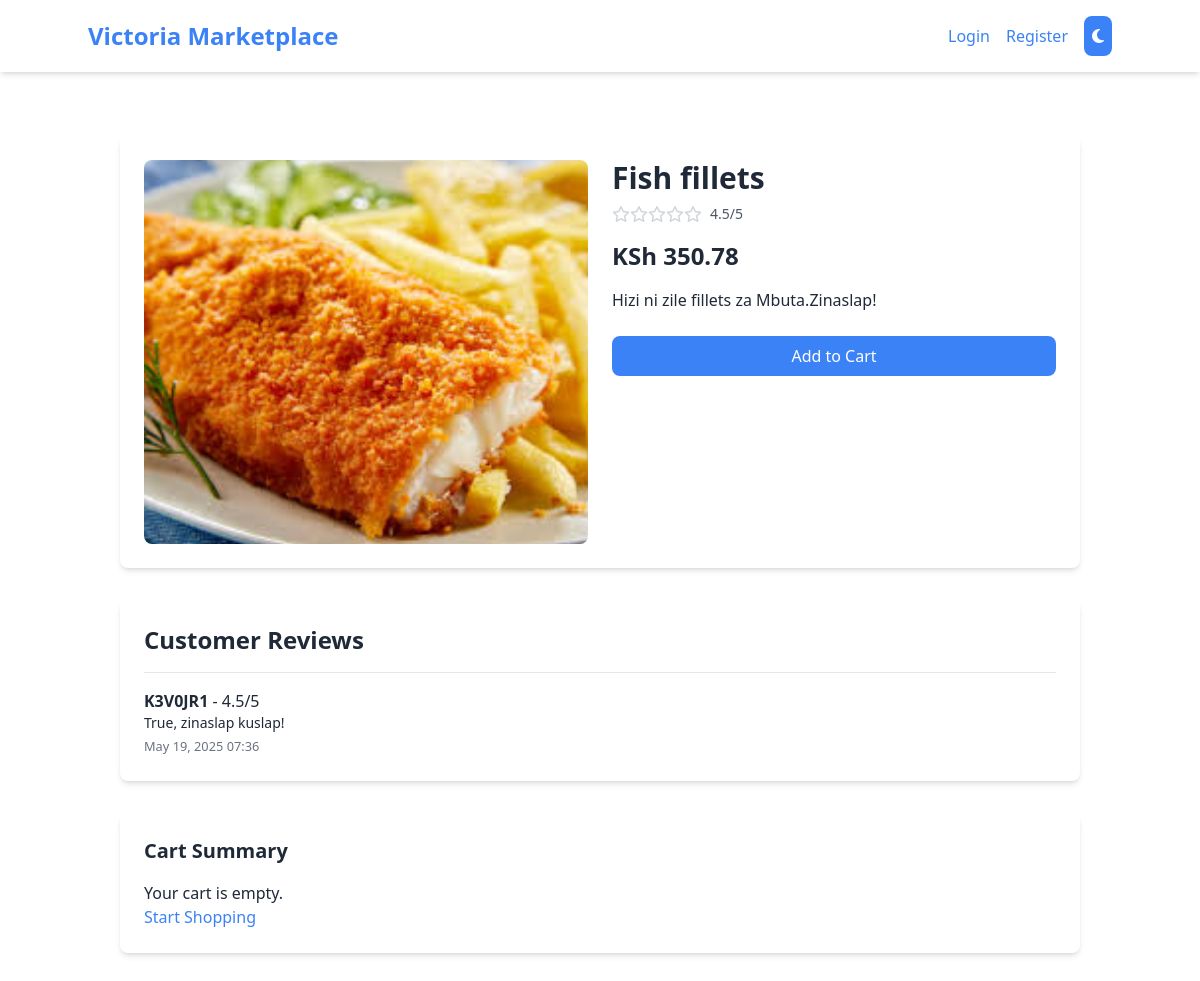
Page /product/3/ on the committed database.
### marketplace/models.py (models this page shows, shortened)
class Product(models.Model):
    name = models.CharField(max_length=200)
    description = models.TextField(blank=True)
    price = models.DecimalField(max_digits=10, decimal_places=2)
    category = models.ForeignKey(Category, on_delete=models.SET_NULL, null=True, blank=True)
    seller = models.ForeignKey(User, on_delete=models.CASCADE, related_name='products')
    image = models.ImageField(upload_to='products/', null=True, blank=True)
    created_at = models.DateTimeField(auto_now_add=True)
    rating = models.DecimalField(max_digits=3, decimal_places=1, default=0.0)

class Review(models.Model):
    product = models.ForeignKey(Product, on_delete=models.CASCADE, related_name='reviews')
    user = models.ForeignKey(User, on_delete=models.CASCADE)
    rating = models.DecimalField(max_digits=3, decimal_places=1, default=0.0)  # Individual rating
    comment = models.TextField(blank=True)
    created_at = models.DateTimeField(auto_now_add=True)

class User(AbstractUser):
    phone_number = models.CharField(max_length=15, blank=True)
    is_seller = models.BooleanField(default=False)

### marketplace/views.py (the view)
# urls.py: path('product/<int:product_id>/', views.product_detail, name='product_detail'),
def product_detail(request, product_id):
    product = get_object_or_404(Product, id=product_id)
    reviews = product.reviews.all()
    cart_items = []
    cart_total = 0
    if request.user.is_authenticated:
        cart = Cart.objects.filter(user=request.user).first()
        if cart:
            cart_items = CartItem.objects.filter(cart=cart)
            cart_total = sum(item.product.price * item.quantity for item in cart_items)
    return render(request, 'marketplace/product_detail.html', {
        'product': product,
        'reviews': reviews,
        'cart_items': cart_items,
        'cart_total': cart_total,
    })

### templates/marketplace/product_detail.html (shortened to what this page needs)
{% extends 'base.html' %}
{% block content %}
    <div class="container mx-auto px-4 py-8">
        <div class="theme-container rounded-lg shadow-md p-6 mb-8">
            <div class="flex flex-col md:flex-row gap-6">
                <div class="md:w-1/2">
                    {% if product.image %}
                        <img src="{{ product.image.url }}" alt="{{ product.name }}" class="w-full h-96 object-cover rounded-lg">
                    {% else %}
                        <div class="w-full h-96 bg-gray-200 dark:bg-gray-700 flex items-center justify-center rounded-lg">
                            <span class="text-gray-500 dark:text-gray-400">No Image</span>
                        </div>
                    {% endif %}
                </div>
                <div class="md:w-1/2">
                    <h1 class="text-3xl font-bold">{{ product.name }}</h1>
                    <div class="flex items-center mt-2">
                        {% for i in "xxxxx"|make_list %}
                            {% if forloop.counter0|add:1 <= product.rating|floatformat:0 %}
                                <i class="fas fa-star text-yellow-400"></i>
                            {% elif product.rating|floatformat:0 < forloop.counter0|add:1 and product.rating|floatformat:1 > forloop.counter0 %}
                                <i class="fas fa-star-half-alt text-yellow-400"></i>
                            {% else %}
                                <i class="far fa-star text-gray-300 dark:text-gray-600"></i>
                            {% endif %}
                        {% endfor %}
                        <span class="ml-2 text-sm text-gray-600 dark:text-gray-400">{{ product.rating }}/5</span>
                    </div>
                    <p class="text-2xl font-semibold mt-4">KSh {{ product.price }}</p>
                    <p class="mt-4">{{ product.description }}</p>
                    <button onclick="addToCart({{ product.id }})" class="mt-6 w-full theme-button py-2 rounded-lg transition-colors duration-300 flex items-center justify-center">
                        <span class="add-to-cart-text">Add to Cart</span>
                    </button>
                </div>
            </div>
        </div>
        <div class="theme-container rounded-lg shadow-md p-6">
            <h2 class="text-2xl font-semibold mb-4">Customer Reviews</h2>
            {% if reviews %}
                {% for review in reviews %}
                    <div class="border-t border-gray-200 dark:border-gray-700 pt-4 mt-4">
                        <p><strong>{{ review.user.username }}</strong> - {{ review.rating }}/5</p>
                        <p class="text-sm">{{ review.comment }}</p>
                        <small class="text-gray-500 dark:text-gray-400">{{ review.created_at|date:"F d, Y H:i" }}</small>
                    </div>
                {% endfor %}
            {% else %}
                <p class="text-sm">No reviews yet. Be the first to leave one!</p>
            {% endif %}
        </div>
        <div class="mt-8 theme-container rounded-lg shadow-md p-6">
            <h2 class="text-xl font-semibold mb-4">Cart Summary</h2>
            {% if cart_items %}
                <p>Items: <span id="cart-count">{{ cart_items.count }}</span></p>
                <p>Total: KSh <span id="cart-total">{{ cart_total }}</span></p>
                <a href="{% url 'marketplace:cart' %}" class="inline-block mt-4 theme-button py-2 px-6 rounded-lg transition-colors duration-300">
                    View Cart
                </a>
            {% else %}
                <p>Your cart is empty.</p>
                <a href="{% url 'marketplace:home' %}" class="theme-link">Start Shopping</a>
            {% endif %}
        </div>
    </div>
{% endblock %}

### templates/base.html (style rules this page uses)
[data-theme="light"] { --bg-color: #ffffff; --text-color: #1f2937; --card-bg: #ffffff; --button-bg: #3b82f6; --button-hover: #2563eb; --nav-bg: #ffffff; --nav-text: #1f2937; --link-hover: #3b82f6; }
body { background-color: var(--bg-color); color: var(--text-color); transition: all 0.3s ease; }
.theme-container { background-color: var(--card-bg); color: var(--text-color); transition: all 0.3s ease; }
.theme-button { background-color: var(--button-bg); color: white; transition: all 0.3s ease; }
.theme-link { color: var(--button-bg); transition: color 0.3s ease; }

### rows in the picture
Product: image (picture), name "Fish fillets", rating "4.5", price "350.78", description "Hizi ni zile fillets za Mbuta.Zinaslap!"
Review: user.username "K3V0JR1", rating "4.5", comment "True, zinaslap kuslap!", created_at "May 19, 2025 07:36"
